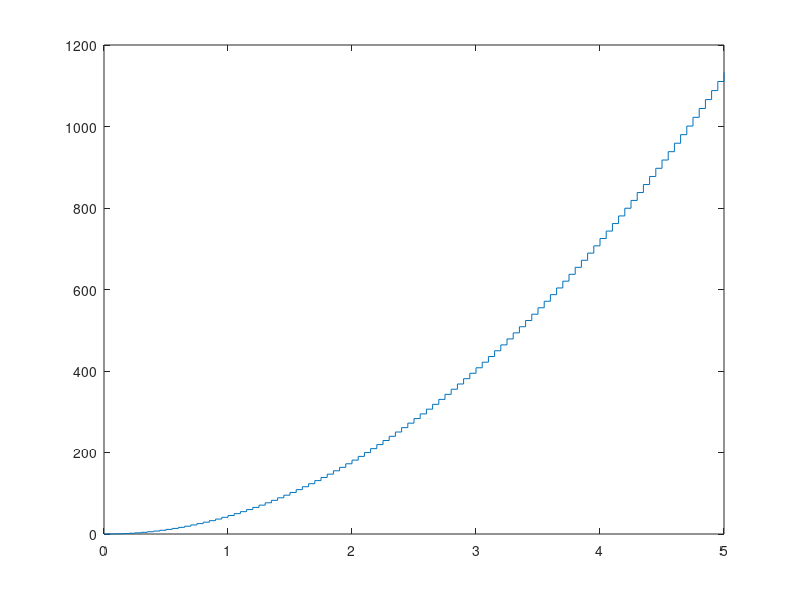
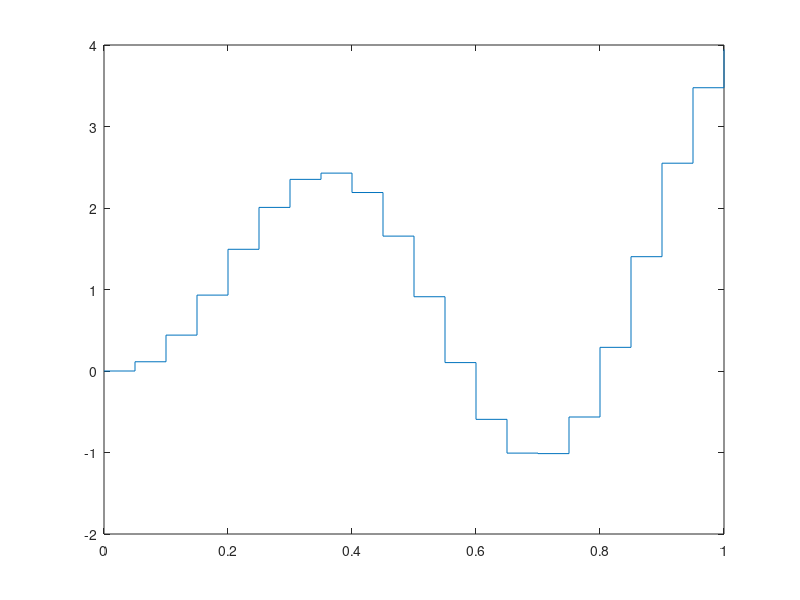
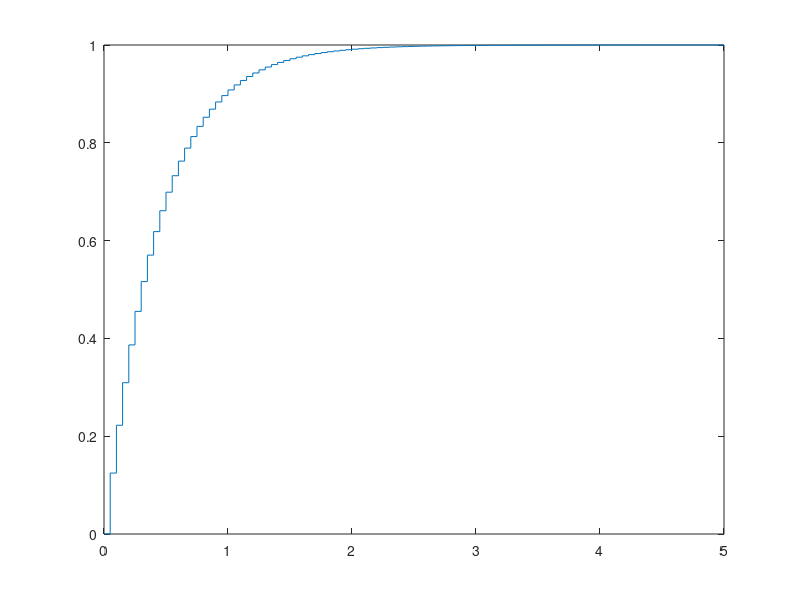

MATLAB code to generate these figures, in order: (Note: this script raises an error after producing the figures.)
% plant

A=[0 -23.8; 0 0];
B=[0; -23.8];
C=[1 0];
D=0;

sysCont=ss(A,B,C,D)

h=0.05;

sysDisc=c2d(sysCont,h);

desiredPoles=[-10+20i -10-20i];

Kd=acker(sysDisc.a, sysDisc.b, exp(desiredPoles*h))


%%%%%%%%%%%%

% s = tf('s');
% di = 566.44/s^2;
% 
% Ts = 0.05;
% ddi = c2d(di,Ts,'zoh')
% 
% numddiz = [0.7081 0.708];
% denddiz = [1 -2 1];
% ddiz = tf(numddiz,denddiz,Ts);
% 
% [x,t] = step(ddiz,5)
% stairs(t,x)

Kp=1;
Kd=0.1;
Ts=0.05
z = tf('z',Ts);
ddiz = 1.0*(0.1133*z + 0.1133)/(z^2 - 2*z + 1);


figure(1); 
[x,t] = step(ddiz,5); 
stairs(t,x)

figure(2);  
sys_cl = feedback(Kp*ddiz,1); 
[x,t] = step(sys_cl,1); stairs(t,x)

figure(3); 
C = ((Kp+Kd)*z^2 - (Kp+2*Kd)*z + Kd)/(z^2 + z)
sys_cl = feedback(C*ddiz,1);
[x,t] = step(sys_cl,5); stairs(t,x)


% controlador trobat amb MATLAB
P=0.0138551576497267;
I=4.44803769023006e-05;
D=0.442382641424155;
N=0.862662739489541;

a=P;
b=N*Ts*P-2*P+I*Ts+N*D;
c=P-N*Ts*P-I*Ts+N*Ts^2*I-D*N;
d=-2+N*Ts;
e=1-N*Ts;


%u(k)=-d*u(k-1)-e*u(k-2)+a*e(k)+b*e(k-1)+c*e(k-2)


%%%%%%%%%%%%%%%%%%%%%

Ts=0.05

syms kp kd Ki z
fz=(0.00125*z+0.00125)/(z^2 - 2*z + 1)


controlador=kp+kd*(z-1)/z+Ki*z/(z-1)

fzllt=controlador*fz/(1+controlador*fz)

denllt=(800*z - kd + kp*z + kd*z^2 + kp*z^2 - 1600*z^2 + 800*z^3);

pdesitjat=(z- 0.3277 + 0.5104i)*(z-0.3277 - 0.5104i)*(z-0.3)

